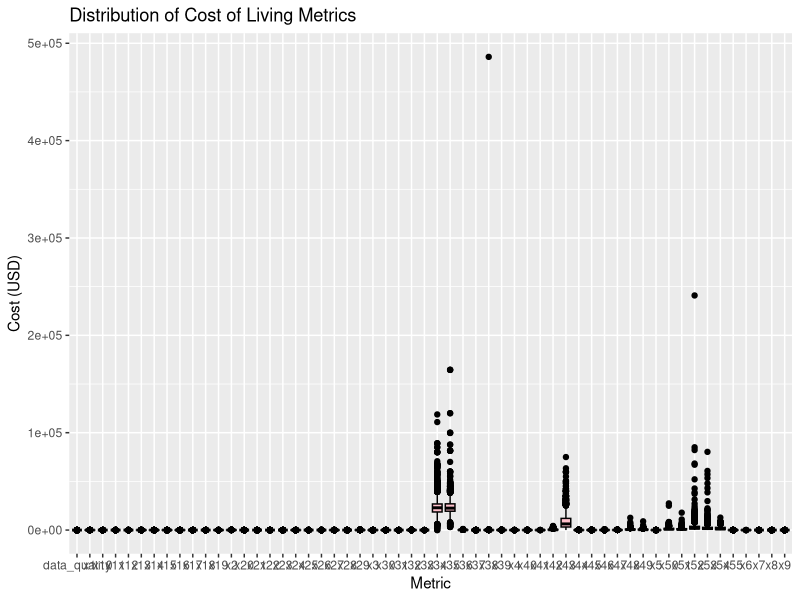
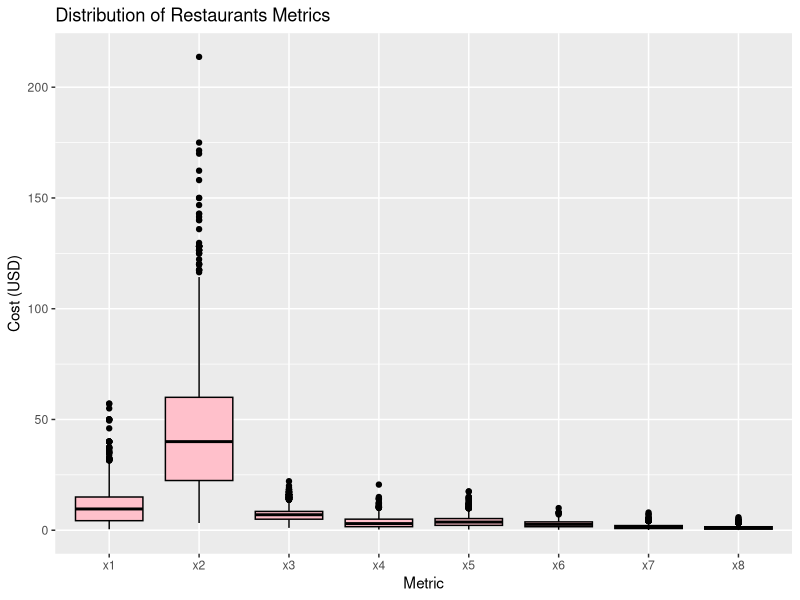
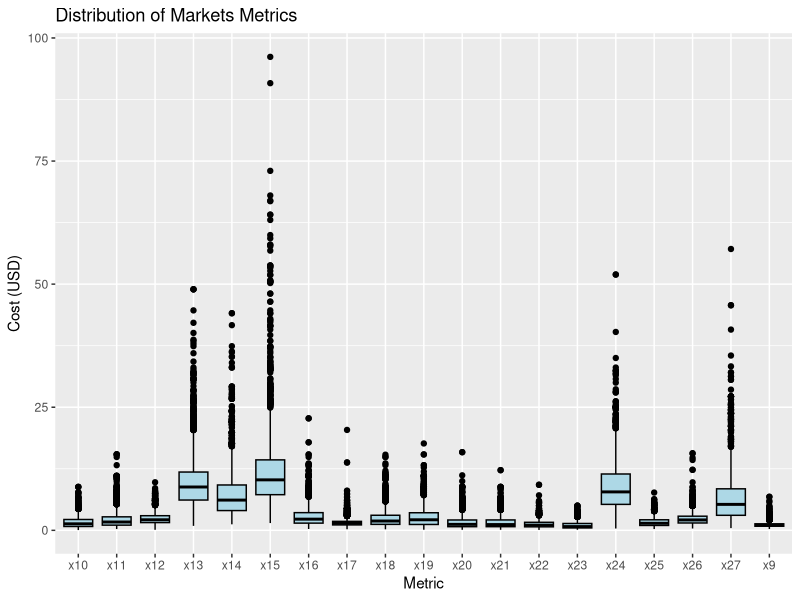
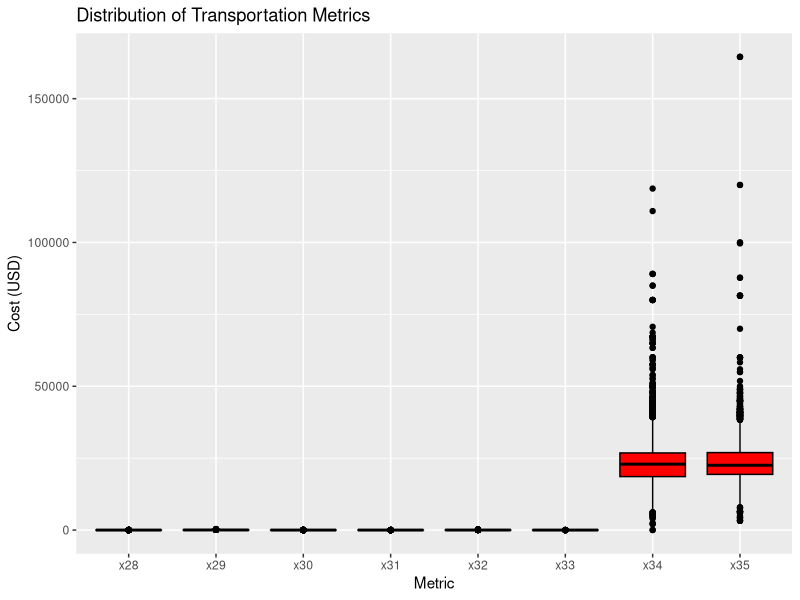
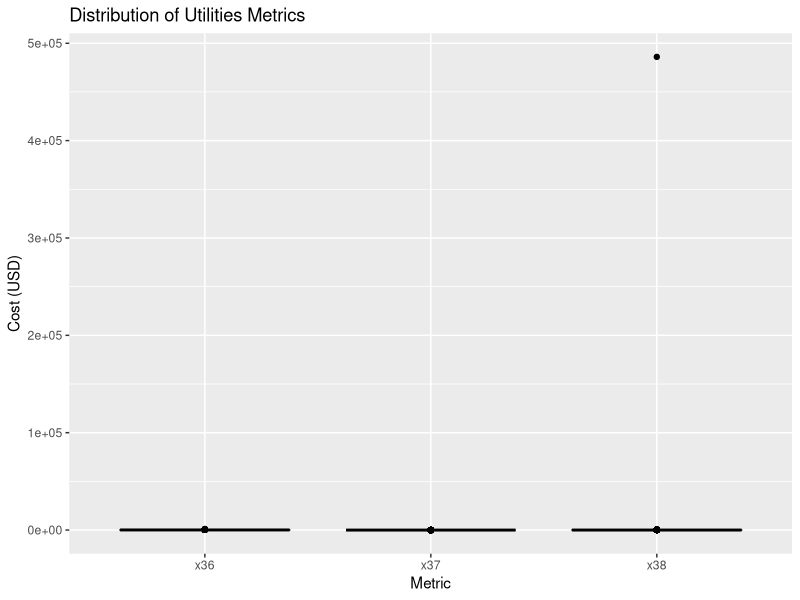
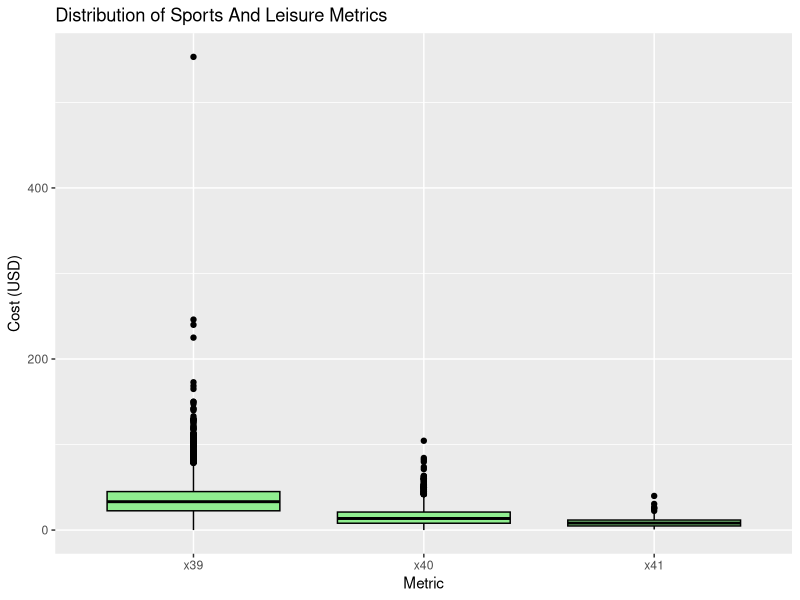
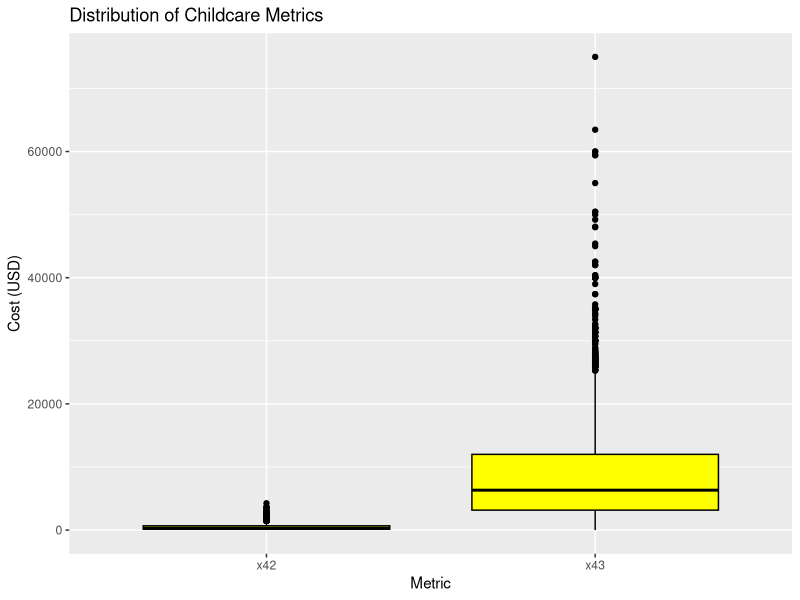
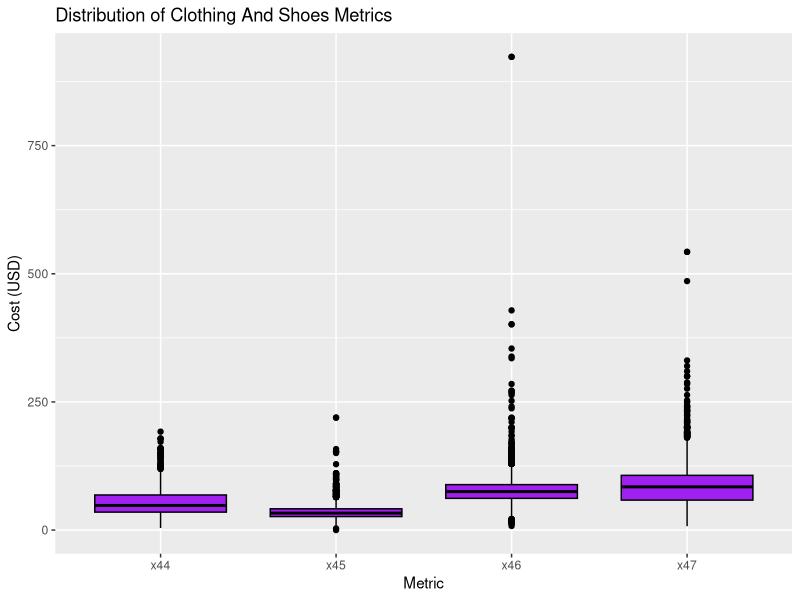

Here is the R script that generated these plots, in order:
#Select the local working directory
#proj_directory <- "C:/Users/jadem/OneDrive/Desktop/BABD/Statistics/PersoProject/Statistics_Project/Data"
proj_directory <- "C:/Users/jadem/OneDrive/Desktop/BABD/Statistics/PersoProject/Statistics_Project/Data"
setwd(proj_directory)

#load packages
library(tidyverse)
library(dplyr)
library(ggplot2)

#Import data from local .csv
col_data <- read.csv("cost-of-living_v2.csv")

#EDA

#summary of what the dataset looks like
View(col_data)
str(col_data)
dim(col_data) # obs./row:4956  variables/columns:58
length(unique(col_data$country)) #215 distinct countries
summary(col_data)

#Index table explaining the meaning of each column label
index_table <- data.frame(
  column_name = c("city", "country", "x1", "x2", "x3", "x4", "x5", "x6", "x7", "x8", "x9", "x10", "x11", "x12", "x13", "x14", "x15", "x16", "x17", "x18", "x19", "x20", "x21", "x22", "x23", "x24", "x25", "x26", "x27", "x28", "x29", "x30", "x31", "x32", "x33", "x34", "x35", "x36", "x37", "x38", "x39", "x40", "x41", "x42", "x43", "x44", "x45", "x46", "x47", "x48", "x49", "x50", "x51", "x52", "x53", "x54", "x55", "data_quality"), 
  description = c("Name of the city","Name of the country","Meal, Inexpensive Restaurant (USD)","Meal for 2 People, Mid-range Restaurant, Three-course (USD)","McMeal at McDonalds (or Equivalent Combo Meal) (USD)","Domestic Beer (0.5 liter draught, in restaurants) (USD)","Imported Beer (0.33 liter bottle, in restaurants) (USD)","Cappuccino (regular, in restaurants) (USD)","Coke/Pepsi (0.33 liter bottle, in restaurants) (USD)","Water (0.33 liter bottle, in restaurants) (USD)","Milk (1 liter) (USD)","Loaf of Fresh White Bread (500g) (USD)","Rice (white), (1kg) (USD)","Eggs (regular) (12) (USD)","Local Cheese (1kg) (USD)","Chicken Fillets (1kg) (USD)","Beef Round (1kg) (or Equivalent Back Leg Red Meat) (USD)","Apples (1kg) (USD)","Banana (1kg) (USD)","Oranges (1kg) (USD)","Tomato (1kg) (USD)","Potato (1kg) (USD)","Onion (1kg) (USD)","Lettuce (1 head) (USD)","Water (1.5 liter bottle, at the market) (USD)","Bottle of Wine (Mid-Range, at the market) (USD)","Domestic Beer (0.5 liter bottle, at the market) (USD)","Imported Beer (0.33 liter bottle, at the market) (USD)","Cigarettes 20 Pack (Marlboro) (USD)","One-way Ticket (Local Transport) (USD)","Monthly Pass (Regular Price) (USD)","Taxi Start (Normal Tariff) (USD)","Taxi 1km (Normal Tariff) (USD)","Taxi 1hour Waiting (Normal Tariff) (USD)","Gasoline (1 liter) (USD)","Volkswagen Golf 1.4 90 KW Trendline (Or Equivalent New Car) (USD)","Toyota Corolla Sedan 1.6l 97kW Comfort (Or Equivalent New Car) (USD)","Basic (Electricity, Heating, Cooling, Water, Garbage) for 85m2 Apartment (USD)","1 min. of Prepaid Mobile Tariff Local (No Discounts or Plans) (USD)","Internet (60 Mbps or More, Unlimited Data, Cable/ADSL) (USD)","Fitness Club, Monthly Fee for 1 Adult (USD)","Tennis Court Rent (1 Hour on Weekend) (USD)","Cinema, International Release, 1 Seat (USD)","Preschool (or Kindergarten), Full Day, Private, Monthly for 1 Child (USD)","International Primary School, Yearly for 1 Child (USD)","1 Pair of Jeans (Levis 501 Or Similar) (USD)","1 Summer Dress in a Chain Store (Zara, H&M, …) (USD)","1 Pair of Nike Running Shoes (Mid-Range) (USD)","1 Pair of Men Leather Business Shoes (USD)","Apartment (1 bedroom) in City Centre (USD)","Apartment (1 bedroom) Outside of Centre (USD)","Apartment (3 bedrooms) in City Centre (USD)","Apartment (3 bedrooms) Outside of Centre (USD)","Price per Square Meter to Buy Apartment in City Centre (USD)","Price per Square Meter to Buy Apartment Outside of Centre (USD)","Average Monthly Net Salary (After Tax) (USD)","Mortgage Interest Rate in Percentages (%), Yearly, for 20 Years Fixed-Rate","0 if Numbeo considers that more contributors are needed to increase data quality, else 1"))

View(index_table)
subset(index_table, column_name=="x34") #Find one specific row given the column label, just replace "x34"

#Visualising the summary as boxplots
library(tidyr)

col_data_long <- gather(col_data, key = "metric", value = "value", -city, -country)

ggplot(col_data_long, aes(x = metric, y = value)) +
  geom_boxplot(fill = "pink", color = "black") +
  labs(title = "Distribution of Cost of Living Metrics",
       x = "Metric", y = "Cost (USD)")

#Visualising the summary as boxplots grouped by category
restaurants <- c("x1", "x2", "x3", "x4", "x5", "x6", "x7", "x8") #columns to visualise
restaurants1 <- col_data[, c("city", "country", restaurants)] #subset data to include only the specified columns
restaurants1_long <- gather(restaurants1, key = "metric", value = "value", -city, -country) #gather the subsetted data into key-value pairs

markets <- c("x9", "x10", "x11", "x12", "x13", "x14", "x15", "x16", "x17", "x18", "x19", "x20", "x21", "x22", "x23", "x24", "x25", "x26", "x27")
markets1 <- col_data[, c("city", "country", markets)]
markets1_long <- gather(markets1, key = "metric", value = "value", -city, -country)

transportation <- c("x28", "x29", "x30", "x31", "x32", "x33", "x34", "x35")
transportation1 <- col_data[, c("city", "country", transportation)]
transportation1_long <- gather(transportation1, key = "metric", value = "value", -city, -country)

utilities <- c("x36", "x37", "x38")
utilities1 <- col_data[, c("city", "country", utilities)]
utilities1_long <- gather(utilities1, key = "metric", value = "value", -city, -country)

sports_and_leisure <- c("x39", "x40", "x41")
sports_and_leisure1 <- col_data[, c("city", "country", sports_and_leisure)]
sports_and_leisure1_long <- gather(sports_and_leisure1, key = "metric", value = "value", -city, -country)

childcare <- c("x42", "x43")
childcare1 <- col_data[, c("city", "country", childcare)]
childcare1_long <- gather(childcare1, key = "metric", value = "value", -city, -country)

clothing_and_shoes <- c("x44", "x45", "x46", "x47")
clothing_and_shoes1 <- col_data[, c("city", "country", clothing_and_shoes)]
clothing_and_shoes1_long <- gather(clothing_and_shoes1, key = "metric", value = "value", -city, -country)

rent_per_month <- c("x48", "x49", "x50", "x51")
rent_per_month1 <- col_data[, c("city", "country", rent_per_month)]
rent_per_month1_long <- gather(rent_per_month1, key = "metric", value = "value", -city, -country)

buy_apartment_price <- c("x52", "x53")
buy_apartment_price1 <- col_data[, c("city", "country", buy_apartment_price)]
buy_apartment_price1_long <- gather(buy_apartment_price1, key = "metric", value = "value", -city, -country)

salaries_and_financing <- c("x54", "x55")
salaries_and_financing1 <- col_data[, c("city", "country", salaries_and_financing)]
salaries_and_financing1_long <- gather(salaries_and_financing1, key = "metric", value = "value", -city, -country)

#Plots
ggplot(restaurants1_long, aes(x = metric, y = value)) +
  geom_boxplot(fill = "pink", color = "black") +
  labs(title = "Distribution of Restaurants Metrics",
       x = "Metric", y = "Cost (USD)")

ggplot(markets1_long, aes(x = metric, y = value)) +
  geom_boxplot(fill = "lightblue", color = "black") +
  labs(title = "Distribution of Markets Metrics",
       x = "Metric", y = "Cost (USD)")

ggplot(transportation1_long, aes(x = metric, y = value)) +
  geom_boxplot(fill = "red", color = "black") +
  labs(title = "Distribution of Transportation Metrics",
       x = "Metric", y = "Cost (USD)")

ggplot(utilities1_long, aes(x = metric, y = value)) + #Solomon islands outlier in internet -> false data
  geom_boxplot(fill = "orange", color = "black") +
  labs(title = "Distribution of Utilities Metrics",
       x = "Metric", y = "Cost (USD)")

ggplot(sports_and_leisure1_long, aes(x = metric, y = value)) +
  geom_boxplot(fill = "lightgreen", color = "black") +
  labs(title = "Distribution of Sports And Leisure Metrics",
       x = "Metric", y = "Cost (USD)")

ggplot(childcare1_long, aes(x = metric, y = value)) +
  geom_boxplot(fill = "yellow", color = "black") +
  labs(title = "Distribution of Childcare Metrics",
       x = "Metric", y = "Cost (USD)")

ggplot(clothing_and_shoes1_long, aes(x = metric, y = value)) +
  geom_boxplot(fill = "purple", color = "black") +
  labs(title = "Distribution of Clothing And Shoes Metrics",
       x = "Metric", y = "Cost (USD)")

ggplot(rent_per_month1_long, aes(x = metric, y = value)) + #Seoul and Shanghai are outliers they might be mistakes
  geom_boxplot(fill = "green", color = "black") +
  labs(title = "Distribution of Rent Per Month Metrics",
       x = "Metric", y = "Cost (USD)")

ggplot(buy_apartment_price1_long, aes(x = metric, y = value)) + #Seoul is the outlier, I suspect the value is incorrect
  geom_boxplot(fill = "brown", color = "black") +
  labs(title = "Distribution of Buy Apartment Price Metrics",
       x = "Metric", y = "Cost (USD)")

ggplot(salaries_and_financing1_long, aes(x = metric, y = value)) + #Seoul salary outlier again, this might be another error
  geom_boxplot(fill = "violet", color = "black") +
  labs(title = "Distribution of Salaries And Financing Metrics",
       x = "Metric", y = "Cost (USD)")

#check for missing values
sum(is.na(col_data)) #45858 -> there are a lot of missing values to manage

  #OPT 1: Dropping -  remove rows with any missing values
    col_data_dropna <- na.omit(col_data)
  
  #ANALYSIS
    sum(is.na(col_data_dropna)) #0 -> ideal
    dim(col_data_dropna) # obs./row:1278  variables/columns:58 -> lost over 3500 rows
    length(unique(col_data_dropna$country)) #150 distinct countries -> lost data for 65 countries
  
  #OPT 2: Dropping - rows with data_quality = 0
    col_data_drop0 <- subset(col_data, data_quality != 0)
  
  #ANALYSIS
    sum(is.na(col_data_drop0)) #270 -> significantly reduced number
    dim(col_data_drop0) # obs./row:923  variables/columns:58 -> lost over 4000 rows
    length(unique(col_data_drop0$country)) #146 distinct countries -> lost data for 69 countries
  
  #OPT 3: Imputation with Mean, Median or Mode -> Categorical columns do not have any missing values.
    col_imputed <- col_data #duplicating the data to avoid editing the og data.frame
    n_columns <- sapply(col_imputed, is.numeric) #select only numeric columns
    mean <- colMeans(col_imputed[, n_columns], na.rm = TRUE) #Numeric columns -> MEAN, MEDIAN cannot compute as the function doesn't work if there are missing values
    
    col_imputed[, n_columns] <- lapply(col_imputed[, n_columns], function(x) {
      is_na <- is.na(x)
      ifelse(is_na, ifelse(is.numeric(x), mean), x)
    })
      
  #ANALYSIS
    sum(is.na(col_imputed)) #0 -> perfect
    dim(col_imputed) # obs./row:4956  variables/columns:58 -> no rows lost
    summary(col_imputed) #compared to summary(col_data) -> distribution is heavily impacted as it now pulls towards itself. It also impacts relationships and correlations as the mean is not weighted. Aslo shoudl check it sensitivity against outliers.
    length(unique(col_imputed$country)) #215 distinct countries -> no lost countries
  
  #OPT 4: Imputation with Mean of data grouped by country
    library(magrittr) #so we can use the pipe operator %>%
    
    col_imputed_country <- col_data
    
    col_imputed_country <- col_imputed_country %>%
      group_by(country) %>%
      mutate(across(where(is.numeric), ~ifelse(is.na(.), mean(., na.rm = TRUE), .))) #Group by 'country' and calculate mean for each numeric column
    
  #ANALYSIS
    sum(is.na(col_imputed_country)) #698 -> we still have some missing values as some countries might only have 1 entry and there is no possibility to calculate the mean for those (e.g. Vatican City)
    dim(col_imputed_country) # obs./row:4956  variables/columns:58 -> no rows/columns lost
    summary(col_imputed_country) #compared to summary(col_imputed) -> 
    length(unique(col_imputed_country$country)) #215 distinct countries -> no lost countries
  
#Final Decision: Imputation with Mean of data grouped by country & Dropping missing values
library(magrittr) #so we can use the pipe operator %>%

col_imputed_country <- col_data

col_imputed_country <- col_imputed_country %>%
  group_by(country) %>%
  mutate(across(where(is.numeric), ~ifelse(is.na(.), mean(., na.rm = TRUE), .))) #Group by 'country' and calculate mean for each numeric column


data <- na.omit(col_imputed_country) #drop remaining missing values

#ANALYSIS
sum(is.na(data)) #0
dim(data) # obs./row:4849  variables/columns:58 -> little rows/columns lost
summary(data) #compared to summary(col_imputed) -> distribution and relationships are impacted as it now pulls towards each country avg. 
length(unique(data$country)) #153 distinct countries -> 62 lost countries


